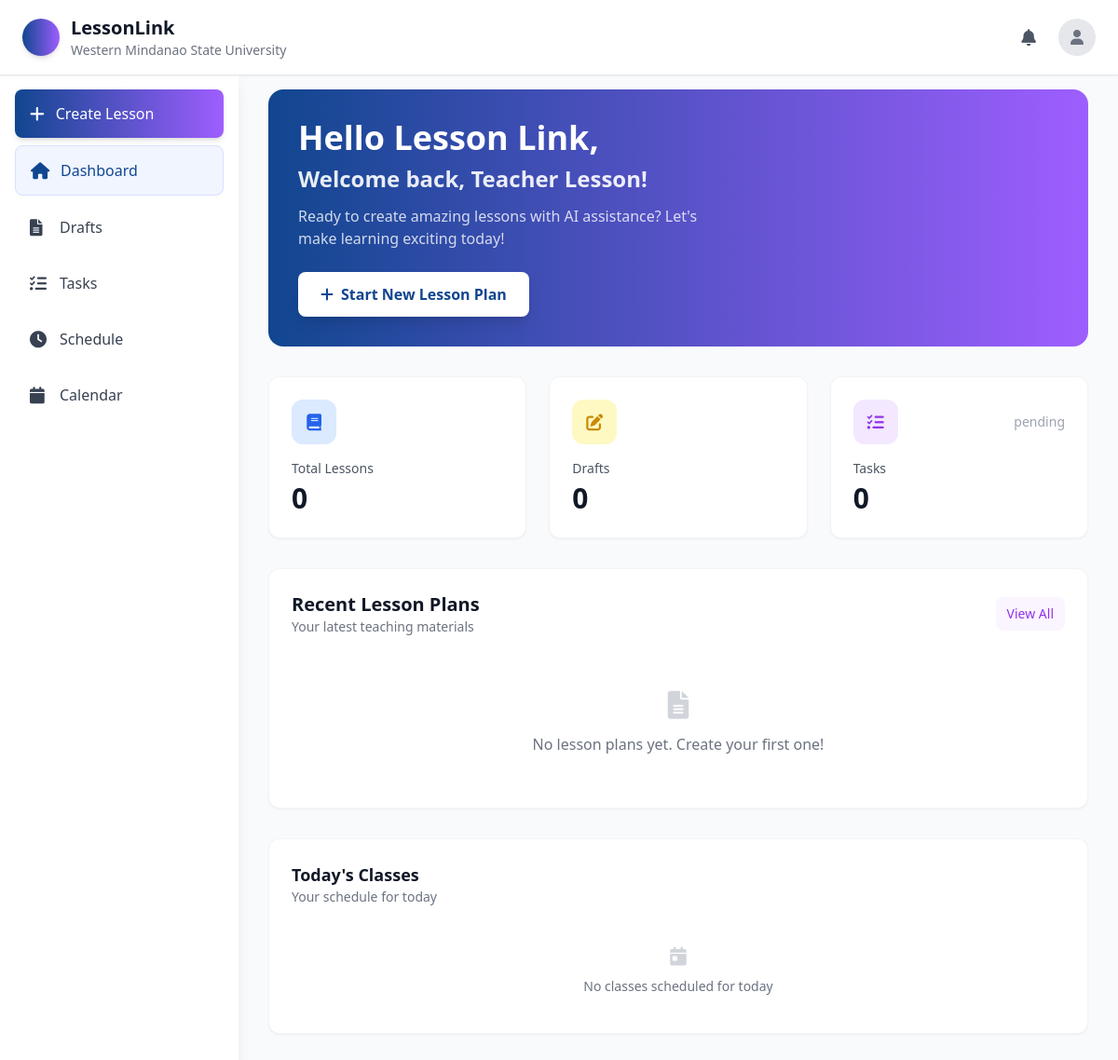
Page /dashboard/ (signed in) on the earlier database version.
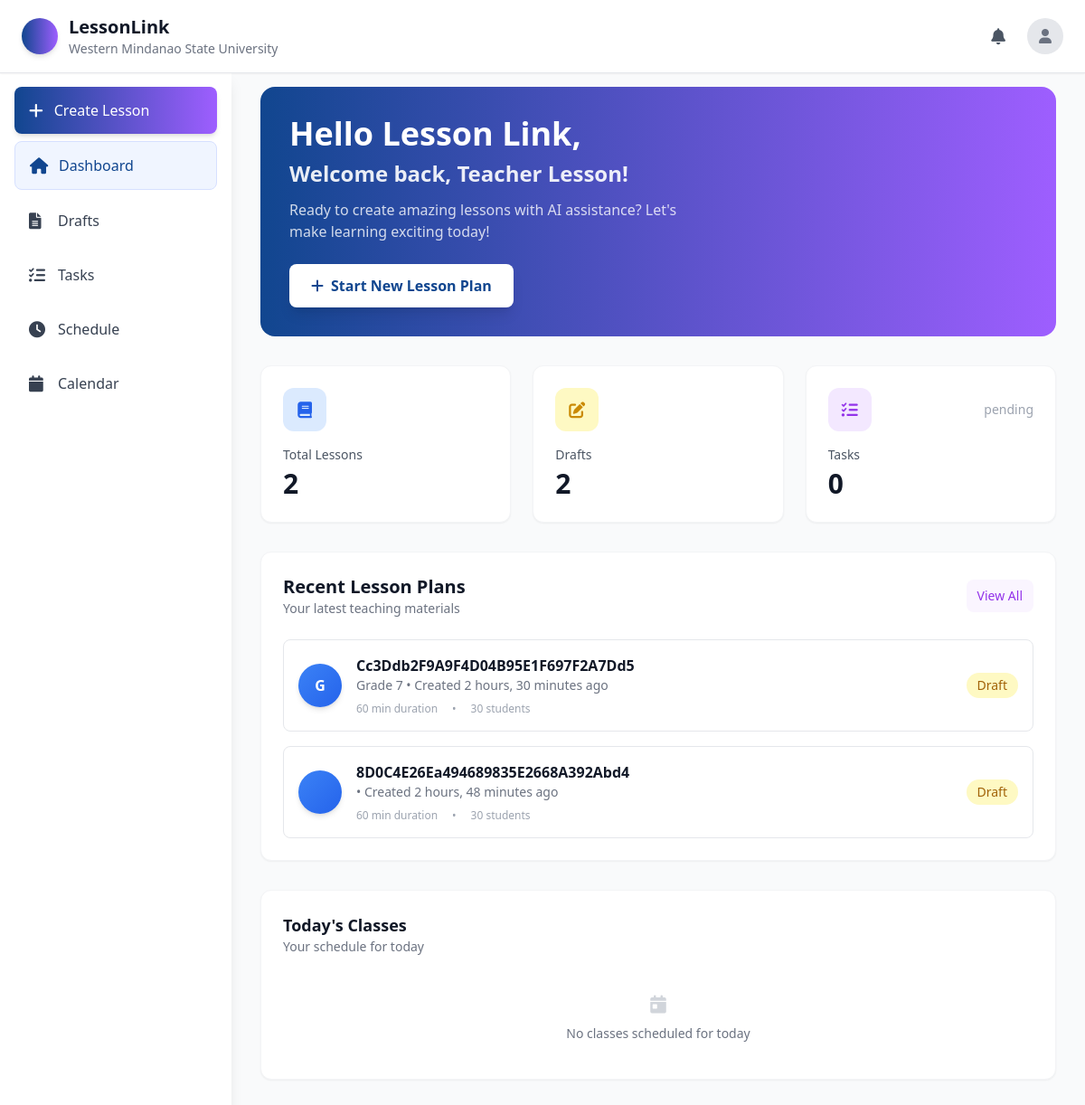
Same page on the later database version.
### lessonGenerator/models.py (models this page shows, shortened)
class LessonPlan(models.Model):
    DRAFT = 'draft'
    FINAL = 'final'
    STATUS_CHOICES = [
        (DRAFT, 'Draft'),
        (FINAL, 'Final'),
    ]
    title = models.CharField(max_length=200)
    subject = models.CharField(max_length=100)
    grade_level = models.CharField(max_length=50)
    quarter = models.CharField(max_length=50, blank=True)
    duration = models.IntegerField(help_text="Duration in minutes")
    population = models.IntegerField(help_text="Number of students")
    learning_objectives = models.TextField()
    subject_matter = models.TextField()
    materials_needed = models.TextField()
    introduction = models.TextField()
    instruction = models.TextField()
    application = models.TextField()
    evaluation = models.TextField()
    assessment = models.TextField()
    melc_code = models.CharField(max_length=50, blank=True)
    content_standard = models.TextField(blank=True)
    performance_standard = models.TextField(blank=True)
    learning_competency = models.TextField(blank=True)
    values_integration = models.TextField(blank=True)
    cross_curricular = models.TextField(blank=True)
    generated_content = models.TextField()
    status = models.CharField(max_length=10, choices=STATUS_CHOICES, default=DRAFT)
    auto_approved = models.BooleanField(default=False, help_text="Automatically approved for department heads")
    created_by = models.ForeignKey(settings.AUTH_USER_MODEL, on_delete=models.CASCADE)
    created_at = models.DateTimeField(auto_now_add=True)
    updated_at = models.DateTimeField(auto_now=True)

### lesson/views.py (the view)
# urls.py: path('dashboard/', dashboard, name='dashboard'),
@login_required
def dashboard(request):
    if hasattr(request, 'user') and request.user.is_authenticated:
        user_role = request.user.role
        if user_role == "Department Head":
            messages.info(request, "Redirected to Department Head dashboard")
            return redirect('Dep_Dash')
        elif user_role == "Student Teacher":
            messages.info(request, "Redirected to Student Teacher dashboard")
            return redirect('st_dash')
        elif user_role in ["Admin", "Supervisor"]:
            messages.info(request, "Redirected to Admin dashboard")
            return redirect('admin_dashboard')
    user = request.user
    if not request.session.get('welcome_shown'):
        messages.success(request, f"Welcome back, {user.first_name}!")
        request.session['welcome_shown'] = True
    from lessonGenerator.models import LessonPlan
    total_lesson_plans = LessonPlan.objects.filter(created_by=user).count()
    draft_lesson_plans = LessonPlan.objects.filter(created_by=user, status='draft').count()
    total_tasks = Task.objects.filter(user=user).count()
    recent_lesson_plans = LessonPlan.objects.filter(created_by=user).order_by('-created_at')[:5]
    from django.utils import timezone
    import pytz
    today = timezone.localtime(timezone.now()).strftime('%A').lower()
    print(f"DEBUG: Server time: {timezone.now()}")
    print(f"DEBUG: Local time: {timezone.localtime(timezone.now())}")
    print(f"DEBUG: Today for filtering: {today}")
    todays_schedule = Schedule.objects.filter(user=user, day=today).order_by('time')
    return render(request, 'dashboard.html', {
        'user': user,
        'full_name': user.full_name,
        'total_tasks': total_tasks,
        'total_lesson_plans': total_lesson_plans,
        'draft_lesson_plans': draft_lesson_plans,
        'recent_lesson_plans': recent_lesson_plans,
        'todays_schedule': todays_schedule,
        'today_display': timezone.localtime(timezone.now()).strftime('%A')  # For display
    })

### lesson/context_processors.py (called while the page is built)
def user_school_info(request):
    if request.user.is_authenticated:
        try:
            return {
                'user_school': request.user.school,
            }
        except Exception as e:
            print(f"Context processor error: {e}")
            return {}
    return {}

### lesson/models.py (called while the page is built)
    def __str__(self):
        return self.email

    @property
    def full_name(self):
        parts = [self.first_name]
        if self.middle_name:
            parts.append(self.middle_name)
        parts.append(self.last_name)
        return ' '.join(parts).strip()

### lesson/templates/Dashboard.html (shortened to what the changed rows need)
<!DOCTYPE html>
<html lang="en">
<head>
    <script src="https://cdn.tailwindcss.com"></script>
    <link href="https://cdnjs.cloudflare.com/ajax/libs/font-awesome/6.0.0/css/all.min.css" rel="stylesheet">
</head>
<body class="bg-gray-50 min-h-screen">
    <header class="bg-white shadow-sm border-b fixed top-0 left-0 right-0 z-40">
        <div class="flex items-center justify-between px-4 py-3 md:px-6 md:py-4">
            <div class="flex items-center space-x-3 flex-1 md:flex-none">
                <div class="hidden sm:block">
                    <h1 class="text-xl font-bold text-gray-900">LessonLink</h1>
                </div>
            </div>
        </div>
    </header>
    <div class="flex pt-16">
        <main class="flex-1 p-4 md:p-6 lg:p-8 max-w-full md:ml-64">
            <div class="bg-gradient-to-r from-[#11468F] to-[#9E5EFF] rounded-2xl p-6 md:p-8 text-white mb-8">
                <div>
                    <h2 class="text-2xl md:text-3xl lg:text-4xl font-bold mb-2">Hello {{ user.first_name }} {{ user.last_name }},</h2>
                </div>
            </div>
            <div class="grid grid-cols-1 sm:grid-cols-2 lg:grid-cols-3 gap-4 md:gap-6 mb-8">
                <div class="bg-white rounded-xl p-6 shadow-sm hover:shadow-md transition-shadow border border-gray-100">
                    <div class="flex items-center justify-between mb-4">
                        <div class="w-12 h-12 bg-blue-100 rounded-xl flex items-center justify-center">
                        </div>
                    </div>
                    <h3 class="text-gray-600 font-medium text-sm mb-1">Total Lessons</h3>
                    <p class="text-3xl font-bold text-gray-900">{{ total_lesson_plans }}</p>
                </div>
                <div class="bg-white rounded-xl p-6 shadow-sm hover:shadow-md transition-shadow border border-gray-100">
                    <div class="flex items-center justify-between mb-4">
                        <div class="w-12 h-12 bg-yellow-100 rounded-xl flex items-center justify-center">
                        </div>
                    </div>
                    <h3 class="text-gray-600 font-medium text-sm mb-1">Drafts</h3>
                    <p class="text-3xl font-bold text-gray-900">{{ draft_lesson_plans }}</p>
                </div>
            </div>
            <div class="grid grid-cols-1 xl:grid-cols-3 gap-6 lg:gap-8">
                <div class="xl:col-span-2 bg-white rounded-xl shadow-sm border border-gray-100 p-6">
                    <div class="space-y-4">
                        {% for lesson_plan in recent_lesson_plans %}
                        <div
                            class="flex items-center space-x-4 p-4 border border-gray-200 rounded-lg hover:border-purple-200 transition-colors">
                            <div
                                class="w-12 h-12 bg-gradient-to-br from-blue-500 to-blue-600 rounded-full flex items-center justify-center flex-shrink-0 shadow-md">
                                <span class="text-white font-bold">{{ lesson_plan.subject|first|upper }}</span>
                            </div>
                            <div class="flex-1 min-w-0">
                                <h4 class="font-semibold text-gray-900 truncate">{{ lesson_plan.title }}</h4>
                                <p class="text-gray-500 text-sm">{{ lesson_plan.grade_level }} • Created {{ lesson_plan.created_at|timesince }} ago</p>
                                <div class="flex items-center mt-2 space-x-4">
                                    <span class="text-xs text-gray-400">{{ lesson_plan.duration }} min duration</span>
                                    <span class="text-xs text-gray-400">•</span>
                                    <span class="text-xs text-gray-400">{{ lesson_plan.population }} students</span>
                                </div>
                            </div>
                            <span class="px-3 py-1 {% if lesson_plan.status == 'final' %}bg-green-100 text-green-700{% else %}bg-yellow-100 text-yellow-700{% endif %} rounded-full text-sm font-medium">
                                {{ lesson_plan.get_status_display }}
                            </span>
                        </div>
                        {% empty %}
                        <div class="text-center py-8">
                            <i class="fas fa-file-alt text-3xl text-gray-300 mb-3"></i>
                            <p class="text-gray-500">No lesson plans yet. Create your first one!</p>
                        </div>
                        {% endfor %}
                    </div>
                </div>
            </div>
        </main>
    </div>
</body>
</html>

Differences in the rows shown:
added LessonPlan: subject|first "G", title "Cc3Ddb2F9A9F4D04B95E1F697F2A7Dd5", grade_level "Grade 7", created_at "2 hours, 30 minutes", duration "60", population "30", status "Draft"
added LessonPlan: title "8D0C4E26Ea494689835E2668A392Abd4", created_at "2 hours, 48 minutes", duration "60", population "30", status "Draft"
Other differences:
{{ total_lesson_plans }}: "0" → "2"
{{ draft_lesson_plans }}: "0" → "2"
text no longer shown: "No lesson plans yet. Create your first one!"
